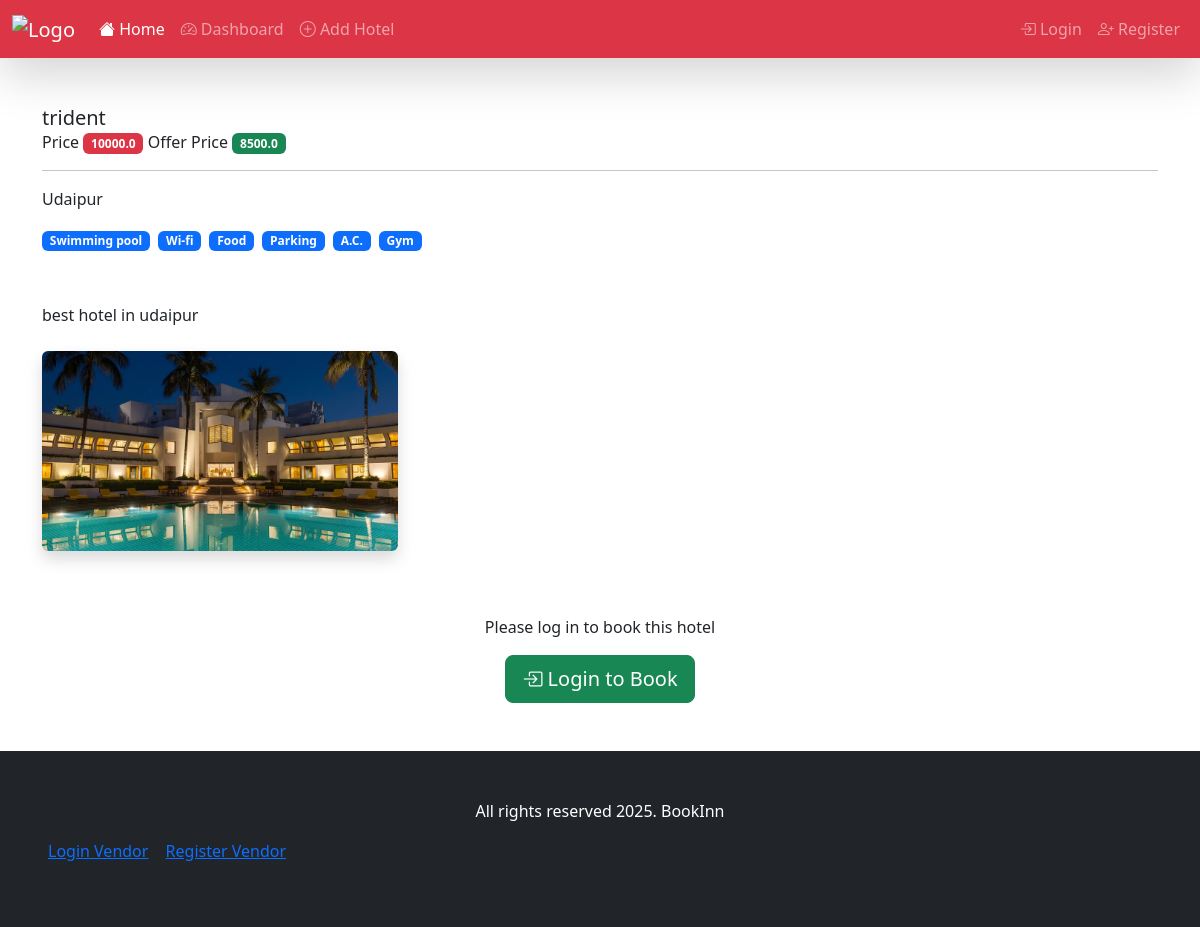
Screenshot of /detail/trident-ec3556a0/ with the database file from the repository.
### account/models.py (models this page shows, shortened)
class Hotel(models.Model):
    hotel_name  = models.CharField(max_length = 100)
    hotel_description = models.TextField()
    hotel_slug = models.SlugField(max_length = 1000 , unique  = True)
    hotel_owner = models.ForeignKey(HotelVendor, on_delete = models.CASCADE , related_name = "hotels")
    amenities= models.ManyToManyField(Amenity)
    hotel_price = models.FloatField()
    hotel_offer_price = models.FloatField()
    hotel_location = models.TextField()
    is_active = models.BooleanField(default = True)

class Amenity(models.Model):
    name = models.CharField(max_length = 1000)
    icon = models.ImageField(upload_to="hotels")

class HotelImages(models.Model):
    hotel = models.ForeignKey(Hotel, on_delete=models.CASCADE, related_name='hotel_images')
    image = models.ImageField(upload_to='hotel_images/')
    alt_text = models.CharField(max_length=255, blank=True)
    is_primary = models.BooleanField(default=False)
    uploaded_at = models.DateTimeField(auto_now_add=True, null=True)
    class Meta:
        ordering = ['-is_primary', '-uploaded_at']

### home/views.py (the view, shortened to what this page needs)
# urls.py: path('detail/<slug>/', views.detail, name="detail"),
def detail(request, slug):
    hotel = Hotel.objects.get(hotel_slug = slug)
    return render(request, 'detail.html', context = {'hotel' : hotel})

### home/templates/detail.html (shortened to what this page needs)
{% extends "base.html" %}
{% block start %}
    <div class="container">
        <div class="card-body mt-5">
            <h5 class="card-title">{{ hotel.hotel_name }}</h5>
            Price <span class="badge text-bg-danger">{{ hotel.hotel_price }}</span>
            Offer Price <span class="badge text-bg-success">{{ hotel.hotel_offer_price }}</span>
            <hr>
            <p>{{ hotel.hotel_location }}</p>
            <div class="mb-3">
                {% for amenity in hotel.amenities.all %}
                    <span class="badge text-bg-primary me-1 mb-1">{{ amenity.name }}</span>
                {% empty %}
                    <span class="badge text-bg-secondary">No amenities available</span>
                {% endfor %}
            </div>
            <p class="mt-5">{{ hotel.hotel_description|safe }}</p>
            <div class="row mt-4">
                {% for image in hotel.hotel_images.all %}
                    <div class="col-md-4 col-sm-6 mb-3">
                        <img src="/media/{{ image.image }}" class="img-fluid rounded shadow"
                             alt="{{ image.alt_text|default:hotel.hotel_name }}"
                             style="height: 200px; object-fit: cover; width: 100%;">
                    </div>
                {% empty %}
                    <div class="col-12">
                        <p class="text-muted">No images available for this hotel.</p>
                    </div>
                {% endfor %}
            </div>
            {% if request.user.is_authenticated %}
                <div class="mt-5">
                    <h4 class="mb-4">Book Your Stay</h4>
                    <form method="POST">
                        {% csrf_token %}
                        {% include "alerts.html" %}
                        <div class="row">
                            <div class="col-md-6">
                                <div class="mb-3">
                                    <label for="start_date" class="form-label">Check-in Date</label>
                                    <input type="date" name="start_date" class="form-control" id="start_date" required>
                                </div>
                            </div>
                            <div class="col-md-6">
                                <div class="mb-3">
                                    <label for="end_date" class="form-label">Check-out Date</label>
                                    <input type="date" name="end_date" class="form-control" id="end_date" required>
                                </div>
                            </div>
                        </div>
                        <div class="row">
                            <div class="col-md-6">
                                <div class="mb-3">
                                    <label for="guests" class="form-label">Number of Guests</label>
                                    <select name="guests" class="form-control" id="guests" required>
                                        <option value="">Select guests</option>
                                        <option value="1">1 Guest</option>
                                        <option value="2">2 Guests</option>
                                        <option value="3">3 Guests</option>
                                        <option value="4">4 Guests</option>
                                        <option value="5">5+ Guests</option>
                                    </select>
                                </div>
                            </div>
                            <div class="col-md-6">
                                <div class="mb-3">
                                    <label for="rooms" class="form-label">Number of Rooms</label>
                                    <select name="rooms" class="form-control" id="rooms" required>
                                        <option value="">Select rooms</option>
                                        <option value="1">1 Room</option>
                                        <option value="2">2 Rooms</option>
                                        <option value="3">3 Rooms</option>
                                        <option value="4">4+ Rooms</option>
                                    </select>
                                </div>
                            </div>
                        </div>
                        <div class="mb-3">
                            <label for="special_requests" class="form-label">Special Requests (Optional)</label>
                            <textarea name="special_requests" class="form-control" id="special_requests" rows="3" placeholder="Any special requests or preferences..."></textarea>
                        </div>
                        <button type="submit" class="btn btn-danger btn-lg">
                            <i class="bi bi-calendar-check"></i> Book Now
                        </button>
                    </form>
                </div>
            {% else %}
                <div class="mt-5 text-center">
                    <p class="mb-3">Please log in to book this hotel</p>
                    <a href="{% url 'login_page' %}" class="btn btn-success btn-lg">
                        <i class="bi bi-box-arrow-in-right"></i> Login to Book
                    </a>
                </div>
            {% endif %}
        </div>
    </div>
{% endblock %}

### rows the page displays
Hotel: hotel_name "trident", hotel_price "10000.0", hotel_offer_price "8500.0", hotel_location "Udaipur", hotel_description "best hotel in udaipur"
Amenity: name "Swimming pool"
Amenity: name "Wi-fi"
Amenity: name "Food"
Amenity: name "Parking"
Amenity: name "A.C."
Amenity: name "Gym"
HotelImages: image (picture)
